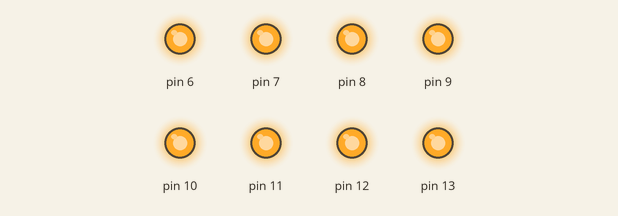
Recording of a sketch running on a simulated Arduino Uno, built with avr-gcc and run on an emulated ATmega328P. Shown: output pins drawn as LEDs (lit = HIGH).

Above: at 0.5 s.
At 3.5 s:
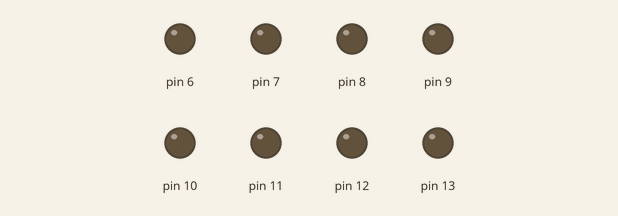
Timing chart, 0 to 4.6 s (numbered marks = the images above):
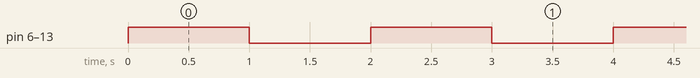

The sketch:

12BlinkEightLedsWithFunction.ino
```cpp
void turnOnAll() {
  for (int pin = 13; pin >= 6; pin--) {
    digitalWrite(pin, HIGH);
  }
}

void turnOffAll() {
  for (int pin = 13; pin >= 6; pin--) {
    digitalWrite(pin, LOW);
  }
}

void setup() {
  for (int pin = 13; pin >= 6; pin--) {
    pinMode(pin, OUTPUT);
  }
}

void loop() {
  turnOnAll();
  delay(1000);
  turnOffAll();
  delay(1000);
}
```

Measured:
- by itself, pin 6–13: alternates HIGH for 1.0 s and LOW for 1.0 s
